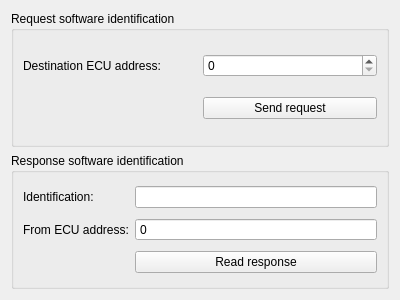
<?xml version="1.0" encoding="UTF-8"?>
<ui version="4.0">
 <class>SoftwareIdentificationWindow</class>
 <widget class="QWidget" name="SoftwareIdentificationWindow">
  <property name="geometry">
   <rect>
    <x>0</x>
    <y>0</y>
    <width>400</width>
    <height>300</height>
   </rect>
  </property>
  <property name="windowTitle">
   <string>Form</string>
  </property>
  <layout class="QVBoxLayout" name="verticalLayout">
   <item>
    <widget class="QGroupBox" name="groupBox">
     <property name="title">
      <string>Request software identification</string>
     </property>
     <layout class="QGridLayout" name="gridLayout">
      <item row="0" column="1">
       <widget class="QSpinBox" name="destinationEcuAddressSpinBox">
        <property name="maximum">
         <number>255</number>
        </property>
       </widget>
      </item>
      <item row="1" column="1">
       <widget class="QPushButton" name="sendRequestPushButton">
        <property name="text">
         <string>Send request</string>
        </property>
       </widget>
      </item>
      <item row="0" column="0">
       <widget class="QLabel" name="label">
        <property name="text">
         <string>Destination ECU address:</string>
        </property>
       </widget>
      </item>
     </layout>
    </widget>
   </item>
   <item>
    <widget class="QGroupBox" name="groupBox_2">
     <property name="title">
      <string>Response software identification</string>
     </property>
     <layout class="QGridLayout" name="gridLayout_2">
      <item row="0" column="0">
       <widget class="QLabel" name="label_2">
        <property name="text">
         <string>Identification:</string>
        </property>
       </widget>
      </item>
      <item row="0" column="1">
       <widget class="QLineEdit" name="identificationLineEdit">
        <property name="maxLength">
         <number>30</number>
        </property>
       </widget>
      </item>
      <item row="2" column="1">
       <widget class="QPushButton" name="readResponsePushButton">
        <property name="text">
         <string>Read response</string>
        </property>
       </widget>
      </item>
      <item row="1" column="1">
       <widget class="QSpinBox" name="fromEcuAddressSpinBox">
        <property name="readOnly">
         <bool>false</bool>
        </property>
        <property name="buttonSymbols">
         <enum>QAbstractSpinBox::NoButtons</enum>
        </property>
        <property name="maximum">
         <number>255</number>
        </property>
       </widget>
      </item>
      <item row="1" column="0">
       <widget class="QLabel" name="label_4">
        <property name="text">
         <string>From ECU address:</string>
        </property>
       </widget>
      </item>
     </layout>
    </widget>
   </item>
  </layout>
 </widget>
 <resources/>
 <connections/>
</ui>
